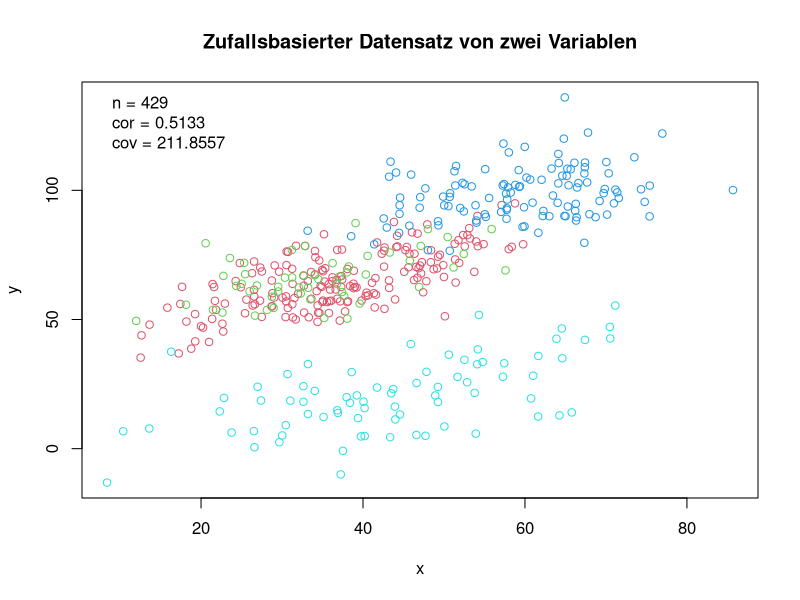
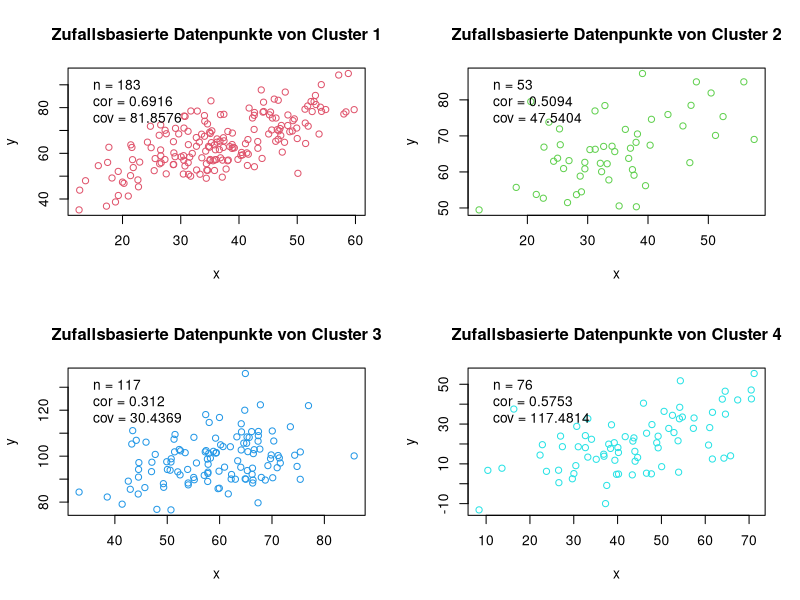
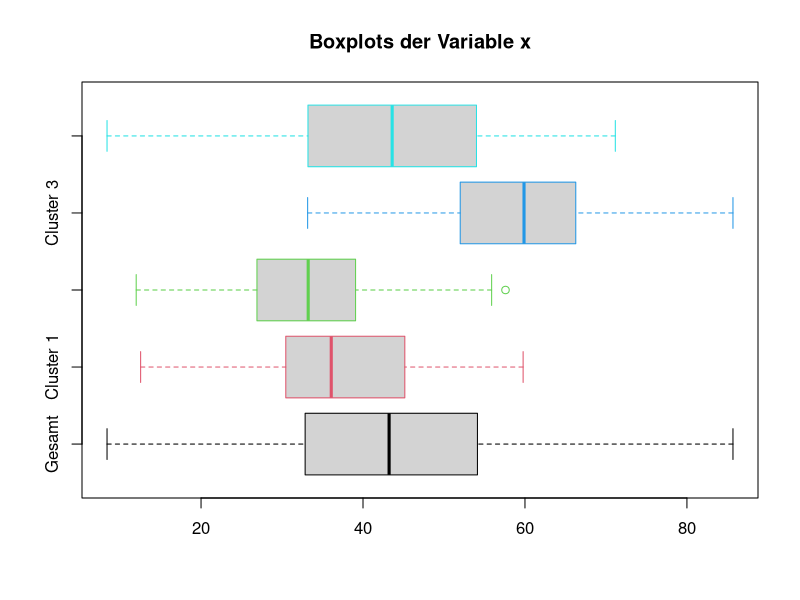
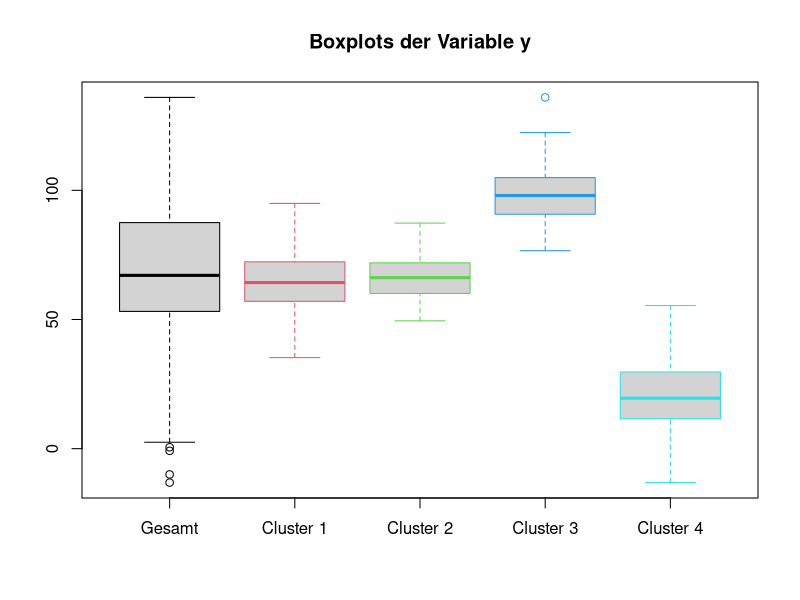

These figures' R source, in order:
library(mvtnorm)


################################################################################
# Declare functions
################################################################################


# Creates a user-defined number of clusters with 10 to 200 data points for each
# one.
# - number_of_clusters
create_clusters = function(number_of_clusters){
  
  data = matrix(0,0,3)
  
  for(i in 1:number_of_clusters){
    
    # If the range of random_numbers is chosen larger the possibility 
    # of more different clusters is higher
    random_numbers = round(runif(4,0,100))
    number_of_points = round(runif(1,10,200))
    
    index = matrix(i,number_of_points,1)
    
    new_cluster = cbind(create_single_cluster(random_numbers, number_of_points),
                        index)
    
    # Combine the different matrixes to a data matrix
    data = rbind(data, new_cluster)
  }
  
  return(data)
}


# Creates a single cluster to given
# - random_numbers
# - number_of_points
create_single_cluster = function(random_numbers, number_of_points){
  
  data = matrix
  
  mean_of_data = c(random_numbers[1],random_numbers[2])
  # Covariance matrix of has to have a positiv semidefinite quadratic form
  # Matrix fullfills the criteria because Random_numbers is sum of 
  # random_numbers[4] and another random number
  sigma_of_data = matrix(c(sum(random_numbers[3],random_numbers[4]),
                           random_numbers[4],
                           random_numbers[4],
                           sum(random_numbers[3],random_numbers[4])),2)
  
  # Combine the matrixes
  data = rmvnorm(number_of_points,
                 mean_of_data,
                 sigma_of_data)
  
  return(data)
  
}


# Gives back the order of plots in the plot viewer
# - number_of_clusters
plot_order = function(number_of_clusters){
  if(number_of_clusters >= 1 && number_of_clusters <=16){
    if(number_of_clusters == 1){
      return(c(1,1))
    }else if(number_of_clusters == 2){
      return(c(1,2))
    }else if(number_of_clusters == 3 || number_of_clusters == 4){
      return(c(2,2))
    }else if(number_of_clusters == 5 || number_of_clusters == 6){
      return(c(2,3))
    }else if(number_of_clusters >= 7 && number_of_clusters <= 9){
      return(c(3,3))
    }else if(number_of_clusters >= 10 && number_of_clusters <= 12){
      return(c(3,4))
    }else if(number_of_clusters >= 13 && number_of_clusters <= 16){
      return(c(4,4))
    }else{
      return(FALSE)
    }
  }else{
    return(FALSE)
  }
}

# Returns information useful for a legend 
# - xdata
# - ydata
getLegendInformation = function(xdata, ydata){
  
  n = length(xdata)
  co = round(cor(xdata, ydata), 4)
  cv = round(cov(xdata, ydata), 4)
  
  leg = c(paste("n =",n),
          paste("cor =",co),
          paste("cov =", cv))
  
  return(leg)
}

# Gives back the x and y variables seperated for a given matrix
# - data
getxydata = function(data){
  
  nx = length(data$x)
  name_vector = NULL
  
  for(i in 1:number_of_clusters){
    # nx = max(nx, length(data$x[data$cluster_index == i]))
    name_vector = c(name_vector, paste("Cluster",i))
  }
  
  datax = matrix(0,nx,0)
  datay = matrix(0,nx,0)
  
  for(i in 1:number_of_clusters){
    
    current_x_vector = data$x[data$cluster_index == i]
    current_y_vector = data$y[data$cluster_index == i]
    
    length(current_x_vector) = nx
    length(current_y_vector) = nx
    
    datax = cbind(datax, current_x_vector)
    datay = cbind(datay, current_y_vector)
  }
  
  colnames(datax) = colnames(datay) = name_vector
  
  return(list(datax, datay))
}

##########################################################################################################
# Generieren der Daten:
##########################################################################################################

##########################################################################################################
# (a) Erzeugen Sie sich Daten für Cluster 1 mit Hilfe der Funktion rmvnorm() aus dem R Package
# mvtnorm. Orientieren Sie sich dabei an Hausarbeit.r auf Stud.IP.
# (b) Erzeugen Sie sich Daten für Cluster 2 ebenfalls mit Hilfe der Funktion rmvnorm() aber anderen
# Werten für den Mittelwertsvektor und die Kovarianzmatrix.
# (c) Erzeugen Sie sich nach Bedarf Daten für weitere Cluster.

# Create a predefined number of clusters
number_of_clusters = 4
data = create_clusters(number_of_clusters)
colnames(data) = c("x","y","cluster_index")

data = as.data.frame(data)

##########################################################################################################
# Visualisierung der Daten:
##########################################################################################################

##########################################################################################################
# (a) F?gen Sie die Daten in einer Datenmatrix zusammen (vgl. Hausarbeit.r).

# Already done during creation of the data

# (b) Visualisieren Sie die Daten durch geeignete Grafiken, z.B. Streudiagramme oder Histogramme/Boxplots,
# sowohl unter Einbeziehung der, gemäß Simulation oben, “wahren” ClusterZugehörigkeit
# als auch ohne. Letztere Fall entspricht der Situation, die Sie in der Praxis
# vorfinden.

# Inspect the data:

head(data)
# x          y cluster_index
# [1,]  4.148538810  3.1011608             1
# [2,]  9.859807586  5.8392289             1
# [3,]  8.529918834  8.8074696             1
# [4,]  6.153870381 -0.8054947             1
# [5,]  4.252371498  1.5169027             1
# [6,] -0.008676228 -0.9352170             1

summary(data)
# x                 y          cluster_index  
# Min.   :-10.326   Min.   :-3.953   Min.   :1.000  
# 1st Qu.:  1.259   1st Qu.: 1.081   1st Qu.:2.000  
# Median :  3.295   Median : 3.332   Median :3.000  
# Mean   :  4.047   Mean   : 3.361   Mean   :2.828  
# 3rd Qu.:  7.525   3rd Qu.: 5.739   3rd Qu.:4.000  
# Max.   : 16.772   Max.   :11.248   Max.   :4.000 

# Plot all data points together
par(mfrow=c(1,1))
plot(data[,c("x","y")],
     col = data[,"cluster_index"]+1,
     main = "Zufallsbasierter Datensatz von zwei Variablen")

# Get information contained in the legend 
# of the plot
leg = getLegendInformation(data$x,
                           data$y)

# Draw legend to graph
legend("topleft",
       leg,
       bty ='n')

# Set par(mfrow=...) parameter correct
plot_order(number_of_clusters) -> plot_vector
if(FALSE == is.null(plot_vector)){
  par(mfrow=plot_vector)
}

# Scatterplots combined with boxplots
# Idea's origin: http://statmethods.net/advgraphs/layout.html 
# Plot each cluster seperately and print number of data entries
# within cluster.
for(i in 1:number_of_clusters){
  plot(x = data$x[data$cluster_index == i],
       y = data$y[data$cluster_index == i],
       col = i+1,
       main = paste("Zufallsbasierte Datenpunkte von Cluster",i),
       xlab = "x",
       ylab = "y")
  
  # Get number of points for each cluster
  leg = getLegendInformation(data$x[data$cluster_index == i],
                             data$y[data$cluster_index == i])
  
  # Draw legend to graph
  legend("topleft",
         leg,
         bty ='n')
  
}

# Boxplots
xy_of_data = getxydata(data)

par(mfrow = c(1,1))

title_of_boxplots = "Boxplots der Variable"

# Draw boxplot of the x variable
x = cbind(data$x,xy_of_data[[1]])
colnames(x) = c("Gesamt", colnames(xy_of_data[[1]]))
col_vec = c(1:(number_of_clusters+1))
boxplot(x, 
        horizontal = TRUE,
        main = paste(title_of_boxplots,"x"),
        border = col_vec)

# Draw boxplot of the y variable
y = cbind(data$y,xy_of_data[[2]])
colnames(y) = c("Gesamt", colnames(xy_of_data[[2]]))
col_vec = c(1:(number_of_clusters+1))
boxplot(y,
        main = paste(title_of_boxplots,"y"),
        border = col_vec)


# Histogram


# Covarianz

# Dendogram


# eventuell weiter auseinander liegende Daten generieren lassen


# Streudiagramme
# Histogramm
# Boxplots

# Display n

##########################################################################################################
# Vergleich von Cluster-Verfahren
##########################################################################################################

##########################################################################################################
# (a) Betrachten Sie verschiedene Cluster-Verfahren Ihrer Wahl und wenden Sie diese auf die Daten
# oben an. Beachten Sie dabei, dass die “wahre” Cluster-Zugehörigkeit hier nicht eingehen darf
# (“unsupervised learning”).

##########################################################################################################
# (b) Vergleichen Sie die Ergebnisse unter Verwendung geeigneter Grafiken. Zur Beurteilung der
# Qualität der Cluster-Verfahren können Sie nun wieder die “wahre” Cluster-Zugehörigkeit heranziehen.

##########################################################################################################
# (c) Betrachten Sie nicht nur ein Simulationsszenario; d.h. untersuchen Sie verschiedene Settings,
# z.B. bzgl. Anzahl Variablen, Beobachtungen, Cluster, sowie Mittelwertsvektoren und Kovarianzmatrizen.

##########################################################################################################
# (d) Betrachten Sie nach Möglichkeit jeweils nicht nur einen Simulationsdurchlauf sondern führen
# Sie die Simulation mehrmals durch.
